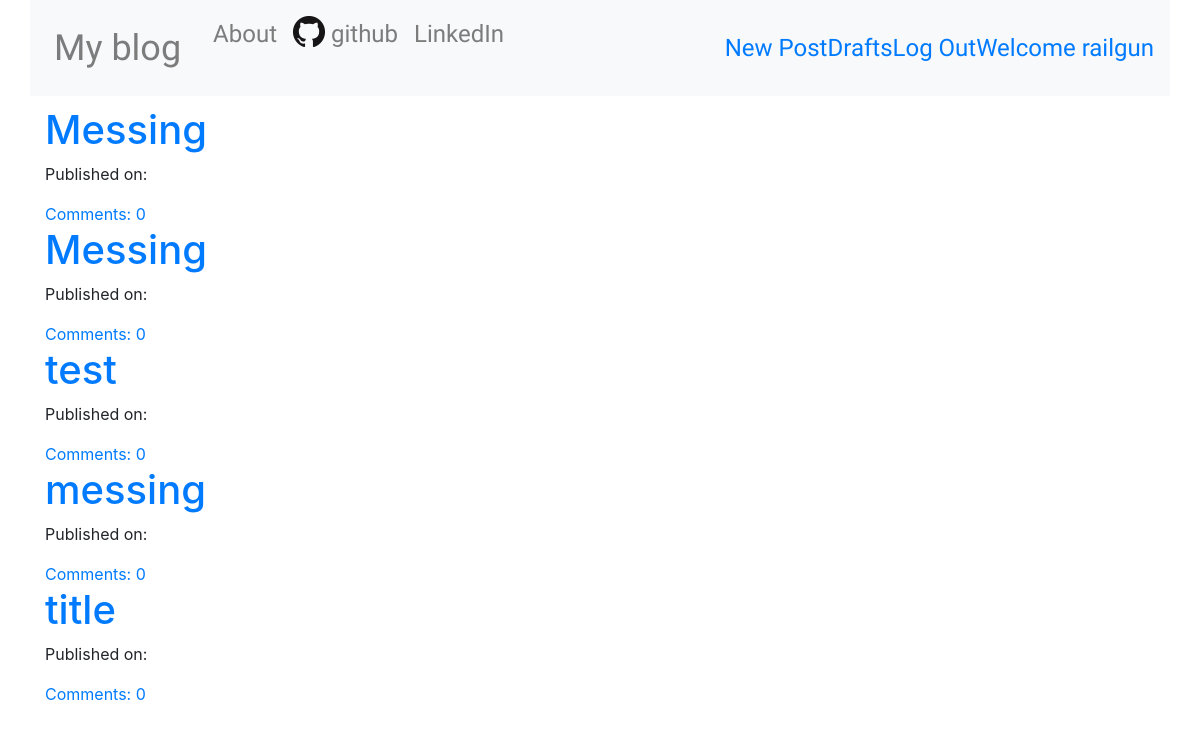
Page /drafts/ (signed in) on the committed database.
### blog/models.py (models this page shows, shortened)
class Post(models.Model):
    author = models.ForeignKey('auth.User', on_delete=models.CASCADE)
    title = models.CharField(max_length = 200)
    text = models.TextField()
    create_date = models.DateTimeField(default = timezone.now)
    publish_date = models.DateTimeField(blank = True, null = True)
    def approve_comments(self):
        return self.comments.filter(approved_comment=True)

### blog/views.py (the view)
# urls.py: path('drafts/', views.DraftListView.as_view(), name = 'post_draft_list'),
class DraftListView(LoginRequiredMixin, ListView):
    login_url = '/login/'
    redirect_field_name = 'blog/post_draft_list.html'
    model = Post
    def get_queryset(self):
        return Post.objects.filter(publish_date__isnull=True).order_by('create_date')

### blog/templates/blog/post_list.html
{% extends 'blog/base.html'%}
{% block body_block %}
<div class='centerstage'>
    {% for post in post_list %}
    <div class='post'>
        <h1><a href="{% url 'post_detail' pk=post.pk %}">{{ post.title }}</a></h1>
        <div class='date'>
            <p>Published on: {{ post.publish_date|date:"D M Y" }}</p>
        </div>
        <a href="{% url 'post_detail' pk=post.pk %}">Comments: {{ post.approve_comments.count }}</a>
    </div>
    {% endfor %}
</div>
{% endblock %}

### blog/templates/blog/base.html (shortened to what this page needs)
<!DOCTYPE html>
{% load staticfiles %}
<html lang="en">
<head>
    <link rel="stylesheet" href="https://stackpath.bootstrapcdn.com/bootstrap/4.4.1/css/bootstrap.min.css">
    <link rel="stylesheet" href="//cdn.jsdelivr.net/npm/medium-editor@latest/dist/css/medium-editor.min.css" type="text/css" media="screen" charset="utf-8">
    <link rel="stylesheet" href="{% static 'css/blog.css'%}">
</head>
<body>
    <nav class="navbar navbar-expand-lg navbar-light bg-light techfont custom-navbar container">
        <div class="collapse navbar-collapse" id="navbarNav">
          <ul class="navbar-nav">
            <li class="nav-item navbar-brand bigbrand">
              <a class="nav-link " href="{% url 'post_list' %}">My blog</a>
            </li>
            <li class="nav-item">
              <a class="nav-link" href="{% url 'about' %}">About</a>
            </li>
            <li class="nav-item">
              <a class="nav-link" href="https://github.com/JaworskiAleksander/blog_app">
                <img src="/static/images/GitHub-Mark-32px.png" alt="" class='d-inline-block align-top'>
                github</a>
            </li>
            <li class="nav-item">
                <a class="nav-link" href="https://www.linkedin.com">LinkedIn</a>
              </li>
          </ul>
          <ul class='navbar-nav align-items-center ml-auto'>
            {% if user.is_authenticated %}
                <li>
                    <a href="{% url 'post_new' %}">New Post</a>
                </li>
                <li>
                    <a href="{% url 'post_draft_list' %}">Drafts</a>
                </li>
                <li>
                    <a href="{% url 'logout' %}">Log Out</a>
                </li>
                <li>
                    <a href="">Welcome {{ user.username }}</a>
                </li>
            {% else %}
                <li>
                    <a class='nav navbar-right' href="{% url 'login' %}"><span class='glyphicon glyphicon-user'>Login</span></a>
                </li>
            {% endif %}
          </ul>
        </div>
      </nav>
    <div class='content container'>
        <div class='row'>
            <div class='col-md-8'>
                {% block body_block %}
                {% endblock %}
            </div>
        </div>
    </div>
</body>
</html>

### blog/static/css/blog.css (style rules this page uses)
.techfont { font-family: 'Trade Winds', sans-serif; font-size: 1.5em; margin-bottom: 10px; }
.centerstage { margin-left: auto; margin-right: auto; }
.bigbrand { font-size: 1.5em; }

### rows in the picture
Post: title "Messing", approve_comments.count "0"
Post: title "Messing", approve_comments.count "0"
Post: title "test", approve_comments.count "0"
Post: title "messing", approve_comments.count "0"
Post: title "title", approve_comments.count "0"

### other values in the picture
{{ user.username }} "railgun"
